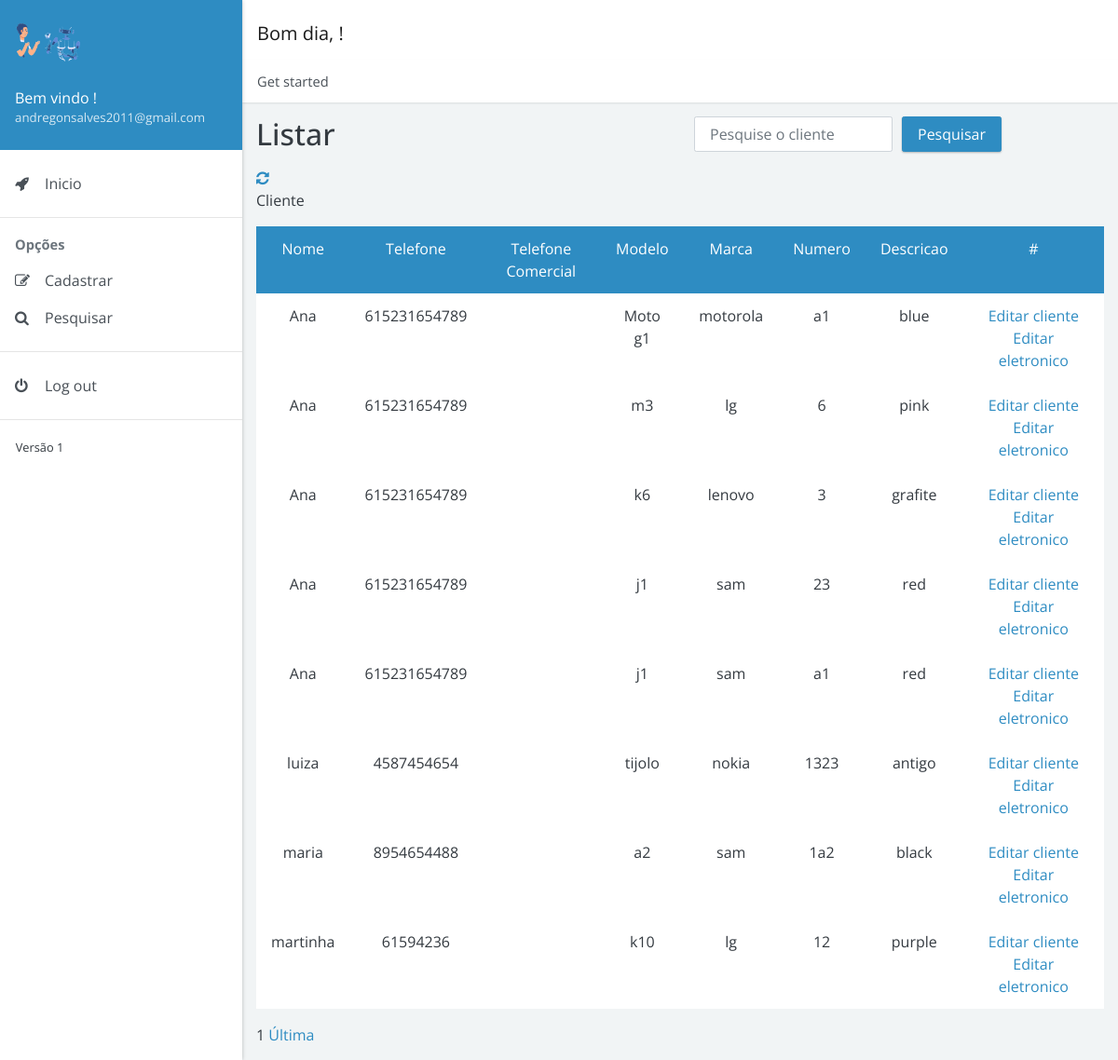
The app's page /controle/view/pesquisar/pesquisa_cliente_aparelho.php (signed in) with its own data.
### tables this page shows
CREATE TABLE `cliente_eletronico` (
  `cliente_id_cliente` int(11) NOT NULL,
  `eletronico_id_eletronico` int(11) NOT NULL
);

CREATE TABLE `cliente` (
  `id_cliente` int(11) NOT NULL,
  `nome_completo` varchar(255) DEFAULT NULL,
  `email_cliente` varchar(255) NOT NULL,
  `telefone_celular` varchar(17) DEFAULT NULL,
  `telefone_contato` varchar(17) DEFAULT NULL,
  `endereco_id_endereco` int(11) NOT NULL,
  `login_id_login` int(11) NOT NULL
);

CREATE TABLE `eletronico` (
  `id_eletronico` int(11) NOT NULL,
  `modelo` varchar(255) DEFAULT NULL,
  `marca` varchar(255) DEFAULT NULL,
  `numero` varchar(50) DEFAULT NULL,
  `descricao` varchar(255) DEFAULT NULL
);

### controle/view/pesquisar/pesquisa_cliente_aparelho.php (the view, shortened to what this page needs)
<!doctype html>
<html lang="pt-br">
<head>
    <link rel="stylesheet" href="https://cdnjs.cloudflare.com/ajax/libs/font-awesome/4.7.0/css/font-awesome.min.css">
    <link href="../../../dist/admin4b.min.css?v=2.1.0" rel="stylesheet">
    <link href="../../../dist/admin4b.min.css" rel="stylesheet" type="text/css">
</head>
<body>
    <div class="app">
        <div class="app-sidebar">
            <div class="sidebar-header">
                <img src="../../../images/principal3.png" width="70px" alt="Imagem de entrada"><br>
                <div class="username"><span>Bem vindo <?php session_start();
                                                        echo $_SESSION['nome_completo']; ?>!</span> <small><?php echo $_SESSION['email_usuario']; ?></small></div>
            </div>
            <div id="sidebar-nav" class="sidebar-nav">
                <ul>
                    <li><a href="../../controle.php"><span class="sidebar-nav-icon fa fa-rocket"></span> <span class="sidebar-nav-text">Inicio</span></a></li>
                </ul>
                <hr><span class="sidebar-nav-header">Opções</span>
                <ul>
                    <li><a href="#forms" data-toggle="collapse"><span class="sidebar-nav-icon fa fa-pencil-square-o"></span> <span class="sidebar-nav-text">Cadastrar</span></a>
                    </li>
                    <li><a href="#search" data-toggle="collapse"><span class="sidebar-nav-icon fa fa-search"></span> <span class="sidebar-nav-text">Pesquisar</span></a>
                    </li>
                </ul>
                <hr>
                <ul>
                    <li><a href="../../../controll/crud/sair.php"><span class="sidebar-nav-icon fa fa-power-off"></span> <span class="sidebar-nav-text">Log out</span></a></li>
                </ul>
                <hr>
                <small>Versão 1</small>
            </div>
        </div>
        <div class="app-content">
            <div class="content-header">
                <nav class="navbar navbar-expand navbar-light bg-white">
                    <div class="navbar-brand">
                        <?php
                        $hora_do_dia = date("H");
                        if (($hora_do_dia >= 00) && ($hora_do_dia <= 12)) {
                            echo "Bom dia, ";
                        } else if (($hora_do_dia >= 12) && ($hora_do_dia <= 18)) {
                            echo "Boa tarde, ";
                        } else {
                            echo "Boa noite, ";
                        }
                        ?>!
                    </div>
                </nav>
                <nav>
                    <ol class="breadcrumb">
                        <li class="breadcrumb-item">Get started</li>
                    </ol>
                </nav>
            </div>
            <div class="content-body">
                <div class="container">
                    <div class="page-header">
                        <div class="row">
                            <div class="col-sm-6 col-md-6">
                                <h1>Listar</h1>
                            </div>
                            <div class="col-sm-1 col-md-5">
                                <form class="form-inline" method="GET" action="./enviar/mostrar_cliente_aparelho.php">
                                    <div class="form-group">
                                        <input type="text" name="pesquisar" id="pesquisa" class="form-control" placeholder="Pesquise o cliente" style="margin-right: 10px;" required>
                                    </div>
                                    <button type="submit" class="btn btn-primary">Pesquisar</button>
                                </form>
                            </div>
                        </div>
                        <div class="row">
                            <div class="col-sm-6 col-md-6">
                                <a href="pesquisa_cliente_aparelho.php"><i class="fa fa-refresh" aria-hidden="true"></i></a>
                            </div>
                        </div>
                    </div>
                    <div class="align-items-center">
                        <div class="">
                            <p>Cliente</p>
                            <table class="table table-bordered table-hover text-center">
                                <tr class="bg bg-primary text-white text-center">
                                    <td>Nome</td>
                                    <td>Telefone</td>
                                    <td>Telefone Comercial</td>
                                    <td>Modelo</td>
                                    <td>Marca</td>
                                    <td>Numero</td>
                                    <td>Descricao</td>
                                    <td> # </td>
                                </tr>
                                <?php
                                include_once '../../../controll/crud/conexao.php';
                                $id_session = $_SESSION['id_controle'];
                                if (isset($_GET['pg']) && $_GET['pg'] != "") {
                                    $pagina_atual = $_GET["pg"];
                                } else {
                                    $pagina_atual = 1;
                                }
                                if (isset($pagina_atual)) {
                                    $pagina_atual = $pagina_atual;
                                } else {
                                    $pagina_atual = 1;
                                }
                                $pagina = (!empty($pagina_atual)) ? $pagina_atual : 1;
                                $qtd_pg = 20;
                                $inicio = ($qtd_pg * $pagina) - $qtd_pg;
                                $pesquisa = $conexao->query("SELECT * FROM cliente_eletronico INNER JOIN cliente ON cliente.id_cliente = cliente_eletronico.cliente_id_cliente
                                    INNER JOIN eletronico ON eletronico.id_eletronico = cliente_eletronico.eletronico_id_eletronico INNER JOIN login ON cliente.login_id_login = login.id_login /*WHERE cliente.login_id_login = $id_session*/ ORDER BY nome_completo ASC LIMIT $inicio, $qtd_pg");
                                if ($pesquisa && $pesquisa->rowCount() != 0) {
                                    while ($resultado = $pesquisa->fetch()) {
                                        $nome = $resultado['nome_completo'];
                                        $telefone = $resultado['telefone_celular'];
                                        $telefone2 = $resultado['telefone_contato'];
                                        $modelo = $resultado['modelo'];
                                        $marca = $resultado['marca'];
                                        $numero = $resultado['numero'];
                                        $descricao = $resultado['descricao'];
                                        $id_cliente = $resultado['cliente_id_cliente'];
                                        $id_eletronico = $resultado['eletronico_id_eletronico'];
                                ?>
                                        <tr class="text-center">
                                            <td><?= $nome ?> </td>
                                            <td><?= $telefone ?> </td>
                                            <td><?= $telefone2 ?> </td>
                                            <td><?= $modelo ?> </td>
                                            <td><?= $marca ?> </td>
                                            <td><?= $numero ?> </td>
                                            <td><?= $descricao ?> </td>
                                            <td>
                                                <a href="../model/editar/editar_cliente.php?id=<?= $id_cliente ?>" type="submit"><i class="bi bi-pencil-square"></i>Editar cliente</a>
                                                <a href="../model/editar/editar_aparelho.php?id=<?= $id_eletronico ?>" type="submit"><i class="bi bi-pencil-square"></i>Editar eletronico</a>
                                            </td>
                                        </tr>
                                    <?php
                                    }
                                    ?>
                            </table>
                        <?php
                                    $select = $conexao->query("SELECT COUNT(cliente_id_cliente) AS num_result FROM cliente_eletronico INNER JOIN cliente ON cliente.id_cliente = cliente_eletronico.cliente_id_cliente
                                        INNER JOIN eletronico ON eletronico.id_eletronico = cliente_eletronico.eletronico_id_eletronico INNER JOIN login ON cliente.login_id_login = login.id_login /*WHERE cliente.login_id_login = $id_session*/");
                                    $row_pg = $select->fetch();
                                    $quantidade_pg = ceil($row_pg['num_result'] / $qtd_pg);
                                    echo " $pagina ";
                                    echo " <a href='?pg=$quantidade_pg' onclick=''>Última</a>";
                                } else {
                                    echo "<div class='alert alert-danger' role='alert'>Nenhum usuário encontrado!</div>";
                                }
                        ?>
                        </div>
                    </div>
                </div>
            </div>
</body>
</html>

### records on screen
cliente_eletronico: cliente_id_cliente.nome_completo "Ana", cliente_id_cliente.telefone_celular "615231654789", eletronico_id_eletronico.modelo "Moto g1", eletronico_id_eletronico.marca "motorola", eletronico_id_eletronico.numero "a1", eletronico_id_eletronico.descricao "blue"
cliente_eletronico: cliente_id_cliente.nome_completo "Ana", cliente_id_cliente.telefone_celular "615231654789", eletronico_id_eletronico.modelo "m3", eletronico_id_eletronico.marca "lg", eletronico_id_eletronico.numero "6", eletronico_id_eletronico.descricao "pink"
cliente_eletronico: cliente_id_cliente.nome_completo "Ana", cliente_id_cliente.telefone_celular "615231654789", eletronico_id_eletronico.modelo "k6", eletronico_id_eletronico.marca "lenovo", eletronico_id_eletronico.numero "3", eletronico_id_eletronico.descricao "grafite"
cliente_eletronico: cliente_id_cliente.nome_completo "Ana", cliente_id_cliente.telefone_celular "615231654789", eletronico_id_eletronico.modelo "j1", eletronico_id_eletronico.marca "sam", eletronico_id_eletronico.numero "23", eletronico_id_eletronico.descricao "red"
cliente_eletronico: cliente_id_cliente.nome_completo "Ana", cliente_id_cliente.telefone_celular "615231654789", eletronico_id_eletronico.modelo "j1", eletronico_id_eletronico.marca "sam", eletronico_id_eletronico.numero "a1", eletronico_id_eletronico.descricao "red"
cliente_eletronico: cliente_id_cliente.nome_completo "luiza", cliente_id_cliente.telefone_celular "4587454654", eletronico_id_eletronico.modelo "tijolo", eletronico_id_eletronico.marca "nokia", eletronico_id_eletronico.numero "1323", eletronico_id_eletronico.descricao "antigo"
cliente_eletronico: cliente_id_cliente.nome_completo "maria", cliente_id_cliente.telefone_celular "8954654488", eletronico_id_eletronico.modelo "a2", eletronico_id_eletronico.marca "sam", eletronico_id_eletronico.numero "1a2", eletronico_id_eletronico.descricao "black"
cliente_eletronico: cliente_id_cliente.nome_completo "martinha", cliente_id_cliente.telefone_celular "61594236", eletronico_id_eletronico.modelo "k10", eletronico_id_eletronico.marca "lg", eletronico_id_eletronico.numero "12", eletronico_id_eletronico.descricao "purple"

### other values on screen
$_SESSION['email_usuario'] "andregonsalves2011@gmail.com"
$pagina "1"
